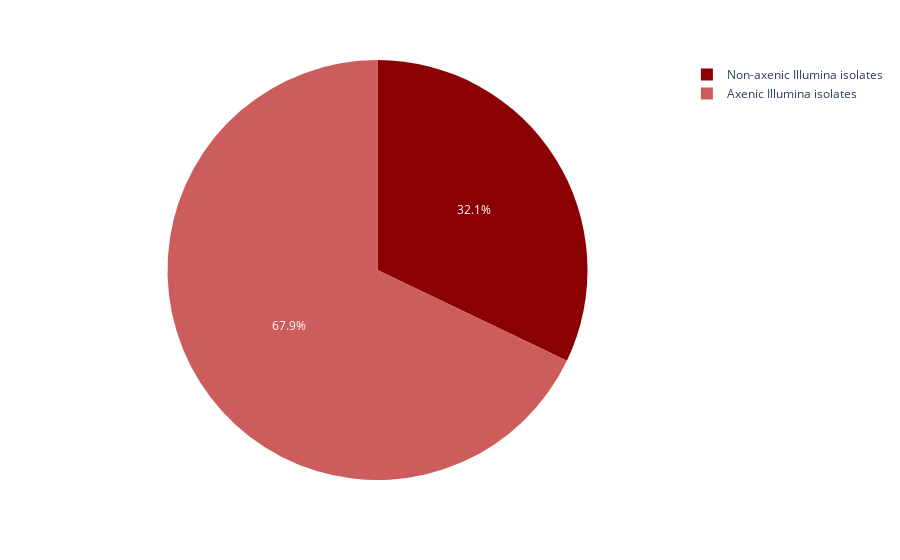

Notebook source saved alongside this figure:
### Markdown cell above
### Non-axenic VS Axenic Illumina Cyanobacteria Isolates

### Code cell
import os
import pandas as pd
import plotly.express as px
REPO = os.path.abspath('').removesuffix('Stats_Analyses')
dfcai = pd.read_excel(REPO + 'Data/Obj1.xlsx', sheet_name='AxenicAna(Illum)')
figcai = px.pie(dfcai, values='Number of Isolates', names='Illumina', color='Illumina',
               color_discrete_map = { 'Non-axenic Illumina isolates' : 'darkred',
                                      'Axenic Illumina isolates' : 'indianred'})
figcai.update_traces(sort=False) 
figcai.show()

### Figure 1 — Plotly figure (JSON) as saved in the notebook; plotly's stock layout.template omitted (floating-point values rounded to 4 significant figures)
{"data": [{"customdata": [["Non-axenic Illumina isolates"], ["Axenic Illumina isolates"]], "domain": {"x": [0, 1], "y": [0, 1]}, "hovertemplate": "Illumina=%{customdata[0]}<br>Number of Isolates=%{value}<extra></extra>", "labels": ["Non-axenic Illumina isolates", "Axenic Illumina isolates"], "legendgroup": "", "marker": {"colors": ["darkred", "indianred"]}, "name": "", "showlegend": true, "sort": false, "type": "pie", "values": [44, 93]}], "layout": {"legend": {"tracegroupgap": 0}, "margin": {"t": 60}}}
